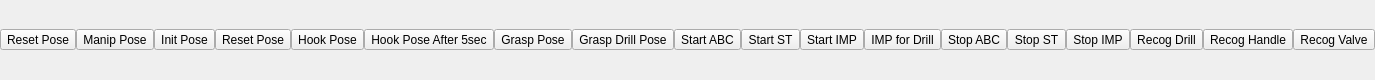
<?xml version="1.0" encoding="UTF-8"?>
<ui version="4.0">
  <class>DRCTeleopInterface</class>
  <widget class="QWidget" name="DRCTeleopInterface">
    <property name="geometry">
      <rect>
        <x>0</x>
        <y>0</y>
        <width>80</width>
        <height>80</height>
      </rect>
    </property>
    <property name="windowTitle">
      <string>DRC Teleop Interface</string>
    </property>
    <layout class="QVBoxLayout" name="verticalLayout">
      <property name="spacing">
        <number>0</number>
      </property>
      <property name="margin">
        <number>0</number>
      </property>
      <item>
        <layout class="QHBoxLayout" name="horizontalLayout">
          <!-- Robot Pose Command -->
          <item>
            <widget class="QToolButton" name="reset_pose_button">
              <property name="text">
                <string>Reset Pose</string>
              </property>
              <property name="iconSize">
                <size>
                  <width>80</width>
                  <height>80</height>
                </size>
              </property>
            </widget>
          </item>
          <item>
            <widget class="QToolButton" name="reset_manip_pose_button">
              <property name="text">
                <string>Manip Pose</string>
              </property>
              <property name="iconSize">
                <size>
                  <width>80</width>
                  <height>80</height>
                </size>
              </property>
            </widget>
          </item>
          <item>
            <widget class="QToolButton" name="init_pose_button">
              <property name="text">
                <string>Init Pose</string>
              </property>
              <property name="iconSize">
                <size>
                  <width>80</width>
                  <height>80</height>
                </size>
              </property>
            </widget>
          </item>
          <!-- Hand Pose Command -->
          <item>
            <widget class="QToolButton" name="hand_reset_pose_button">
              <property name="text">
                <string>Reset Pose</string>
              </property>
              <property name="iconSize">
                <size>
                  <width>80</width>
                  <height>80</height>
                </size>
              </property>
            </widget>
          </item>
          <item>
            <widget class="QToolButton" name="hand_hook_pose_button">
              <property name="text">
                <string>Hook Pose</string>
              </property>
              <property name="iconSize">
                <size>
                  <width>80</width>
                  <height>80</height>
                </size>
              </property>
            </widget>
          </item>
          <item>
            <widget class="QToolButton" name="hand_hook_pose_after_5sec_button">
              <property name="text">
                <string>Hook Pose After 5sec</string>
              </property>
              <property name="iconSize">
                <size>
                  <width>80</width>
                  <height>80</height>
                </size>
              </property>
            </widget>
          </item>
          <item>
            <widget class="QToolButton" name="hand_grasp_pose_button">
              <property name="text">
                <string>Grasp Pose</string>
              </property>
              <property name="iconSize">
                <size>
                  <width>80</width>
                  <height>80</height>
                </size>
              </property>
            </widget>
          </item>
          <item>
            <widget class="QToolButton" name="hand_grasp_pose_for_drill_button">
              <property name="text">
                <string>Grasp Drill Pose</string>
              </property>
              <property name="iconSize">
                <size>
                  <width>80</width>
                  <height>80</height>
                </size>
              </property>
            </widget>
          </item>
          <!-- Hrpsys Command -->
          <item>
            <widget class="QToolButton" name="hrpsys_start_abc_button">
              <property name="text">
                <string>Start ABC</string>
              </property>
              <property name="iconSize">
                <size>
                  <width>80</width>
                  <height>80</height>
                </size>
              </property>
            </widget>
          </item>
          <item>
            <widget class="QToolButton" name="hrpsys_start_st_button">
              <property name="text">
                <string>Start ST</string>
              </property>
              <property name="iconSize">
                <size>
                  <width>80</width>
                  <height>80</height>
                </size>
              </property>
            </widget>
          </item>
          <item>
            <widget class="QToolButton" name="hrpsys_start_imp_button">
              <property name="text">
                <string>Start IMP</string>
              </property>
              <property name="iconSize">
                <size>
                  <width>80</width>
                  <height>80</height>
                </size>
              </property>
            </widget>
          </item>
          <item>
            <widget class="QToolButton" name="hrpsys_start_imp_for_drill_button">
              <property name="text">
                <string>IMP for Drill</string>
              </property>
              <property name="iconSize">
                <size>
                  <width>80</width>
                  <height>80</height>
                </size>
              </property>
            </widget>
          </item>
          <item>
            <widget class="QToolButton" name="hrpsys_stop_abc_button">
              <property name="text">
                <string>Stop ABC</string>
              </property>
              <property name="iconSize">
                <size>
                  <width>80</width>
                  <height>80</height>
                </size>
              </property>
            </widget>
          </item>
          <item>
            <widget class="QToolButton" name="hrpsys_stop_st_button">
              <property name="text">
                <string>Stop ST</string>
              </property>
              <property name="iconSize">
                <size>
                  <width>80</width>
                  <height>80</height>
                </size>
              </property>
            </widget>
          </item>
          <item>
            <widget class="QToolButton" name="hrpsys_stop_imp_button">
              <property name="text">
                <string>Stop IMP</string>
              </property>
              <property name="iconSize">
                <size>
                  <width>80</width>
                  <height>80</height>
                </size>
              </property>
            </widget>
          </item>
          <item>
            <widget class="QToolButton" name="recog_param_drill_button">
              <property name="text">
                <string>Recog Drill</string>
              </property>
              <property name="iconSize">
                <size>
                  <width>80</width>
                  <height>80</height>
                </size>
              </property>
            </widget>
          </item>
          <item>
            <widget class="QToolButton" name="recog_param_handle_button">
              <property name="text">
                <string>Recog Handle</string>
              </property>
              <property name="iconSize">
                <size>
                  <width>80</width>
                  <height>80</height>
                </size>
              </property>
            </widget>
          </item>
          <item>
            <widget class="QToolButton" name="recog_param_valve_button">
              <property name="text">
                <string>Recog Valve</string>
              </property>
              <property name="iconSize">
                <size>
                  <width>80</width>
                  <height>80</height>
                </size>
              </property>
            </widget>
          </item>
        </layout>
      </item>
    </layout>
  </widget>
  <customwidgets>
    <customwidget>
      <class>BagGraphicsView</class>
      <extends>QGraphicsView</extends>
      <!-- <header>rqt_bag.bag_widget</header> -->
    </customwidget>
  </customwidgets>
  <resources/>
  <connections/>
</ui>
